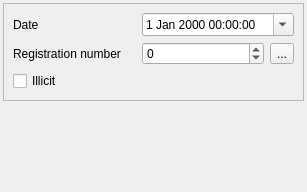
<?xml version="1.0" encoding="UTF-8"?>
<ui version="4.0">
 <class>Form_base3_cp</class>
 <widget class="QWidget" name="Form_base3_cp">
  <property name="geometry">
   <rect>
    <x>0</x>
    <y>0</y>
    <width>307</width>
    <height>192</height>
   </rect>
  </property>
  <property name="windowTitle">
   <string>Form</string>
  </property>
  <layout class="QVBoxLayout" name="verticalLayout">
   <property name="leftMargin">
    <number>3</number>
   </property>
   <property name="topMargin">
    <number>3</number>
   </property>
   <property name="rightMargin">
    <number>3</number>
   </property>
   <property name="bottomMargin">
    <number>3</number>
   </property>
   <item>
    <widget class="QFrame" name="frame">
     <property name="frameShape">
      <enum>QFrame::StyledPanel</enum>
     </property>
     <property name="frameShadow">
      <enum>QFrame::Raised</enum>
     </property>
     <layout class="QGridLayout" name="gridLayout_3">
      <item row="1" column="0">
       <widget class="QLabel" name="label_2">
        <property name="text">
         <string>Registration number</string>
        </property>
       </widget>
      </item>
      <item row="0" column="0">
       <widget class="QLabel" name="label">
        <property name="text">
         <string>Date</string>
        </property>
       </widget>
      </item>
      <item row="1" column="2">
       <widget class="QToolButton" name="toolButton_immat">
        <property name="text">
         <string>...</string>
        </property>
       </widget>
      </item>
      <item row="0" column="1" colspan="2">
       <widget class="QDateTimeEdit" name="datetimeobservation">
        <property name="calendarPopup">
         <bool>true</bool>
        </property>
       </widget>
      </item>
      <item row="1" column="1">
       <widget class="QSpinBox" name="registrationnumber">
        <property name="minimum">
         <number>-1</number>
        </property>
        <property name="maximum">
         <number>9999</number>
        </property>
       </widget>
      </item>
      <item row="2" column="0" colspan="2">
       <widget class="QCheckBox" name="illicit">
        <property name="text">
         <string>Illicit</string>
        </property>
       </widget>
      </item>
     </layout>
    </widget>
   </item>
   <item>
    <spacer name="verticalSpacer">
     <property name="orientation">
      <enum>Qt::Vertical</enum>
     </property>
     <property name="sizeHint" stdset="0">
      <size>
       <width>20</width>
       <height>40</height>
      </size>
     </property>
    </spacer>
   </item>
  </layout>
 </widget>
 <resources/>
 <connections/>
</ui>
